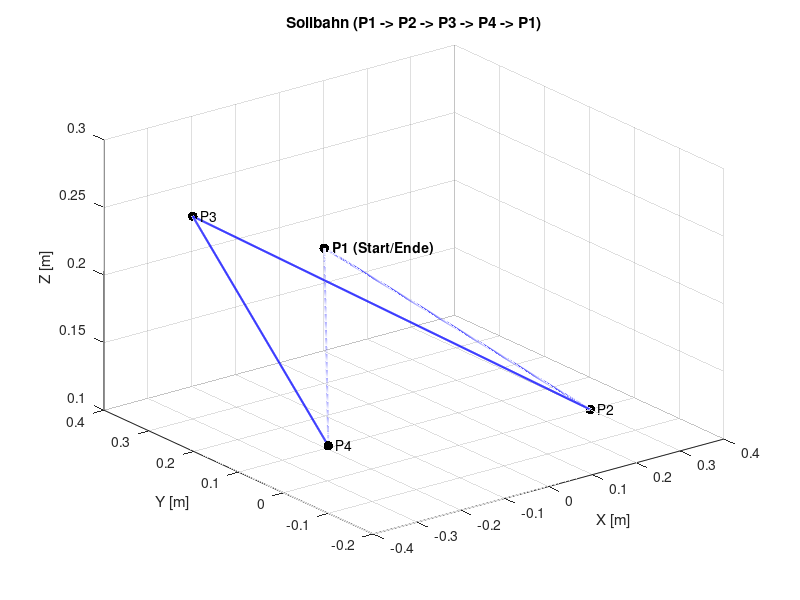
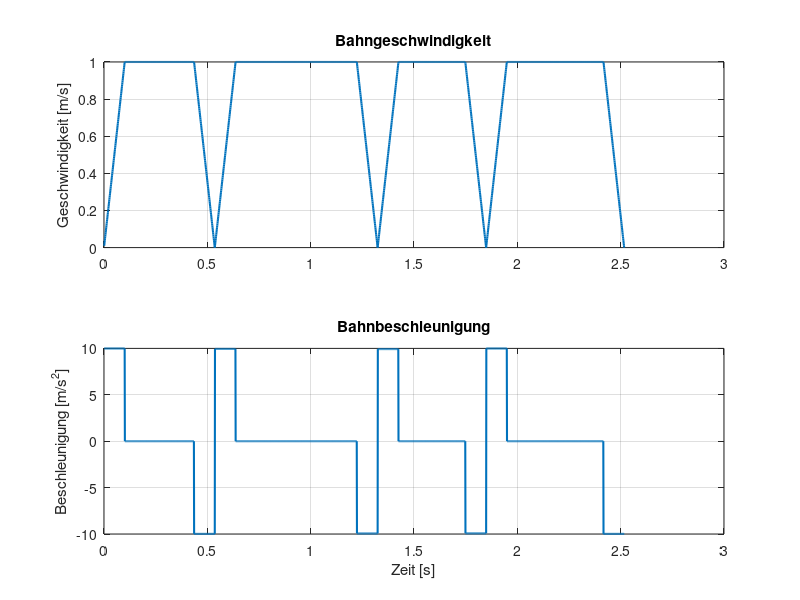
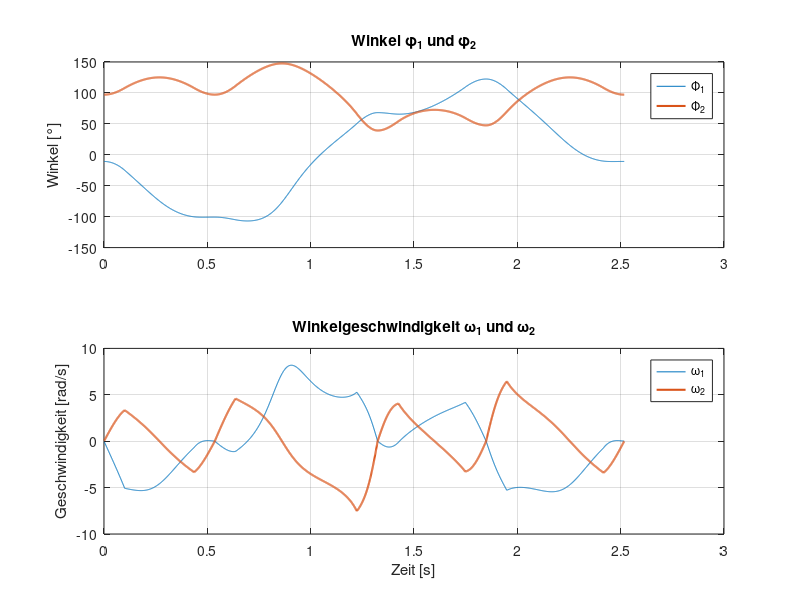

Reproduce these figures in MATLAB, in order. (Note: this script raises an error after producing the figures.)
clear all; clc; close all;

%% 1. Vorgaben und Initialisierung laut Projektauftrag
P1 = [0.0, 0.3, 0.2];
P2 = [0.3, 0.0, 0.1];
P3 = [-0.3, 0.3, 0.25];
P4 = [-0.4, -0.1, 0.15];

% Definiere die Gesamtbahn: P1 -> P2 -> P3 -> P4 -> P1
P_seq = [P1; P2; P3; P4; P1];
num_segments = size(P_seq, 1) - 1;

v_soll = 1;      % Bahngeschwindigkeit [m/s]
a_soll = 10;     % Bahnbeschleunigung [m/s^2]
ts = 1e-3;       % Abtastzeit 1ms

BahnkoordinatenGesamt = [];
t_gesamt = [];
v_gesamt = [];
a_gesamt = [];
t_aktuell = 0;

%% 2. Berechnung der Bahnpunkte (Trapezförmiges Profil)
for k = 1:num_segments
    StartP = P_seq(k, :);
    EndP   = P_seq(k+1, :);
    
    Bahn = EndP - StartP;
    Strecke = norm(Bahn);
    Richtung = Bahn ./ Strecke;
    
    ta = v_soll / a_soll;                   
    tv = (Strecke - v_soll * ta) / v_soll;  
    
    tges = ceil((2 * ta + tv) / ts) * ts;
    
    a_neu = (v_soll^2) / (v_soll * tges - Strecke);
    ta_neu = v_soll / a_neu;
    
    t_seg = (ts : ts : tges)';
    
    s_seg = zeros(length(t_seg), 1);
    v_seg = zeros(length(t_seg), 1);
    a_seg = zeros(length(t_seg), 1);
    
    for i = 1:length(t_seg)
        t = t_seg(i);
        if t <= ta_neu
            a_seg(i) = a_neu;
            v_seg(i) = a_neu * t;
            s_seg(i) = 0.5 * a_neu * t^2;
        elseif t <= (tges - ta_neu)
            a_seg(i) = 0;
            v_seg(i) = v_soll;
            s_seg(i) = 0.5 * a_neu * ta_neu^2 + v_soll * (t - ta_neu);
        else
            dt = t - (tges - ta_neu);
            a_seg(i) = -a_neu;
            v_seg(i) = v_soll - a_neu * dt;
            s_seg(i) = (0.5 * a_neu * ta_neu^2) + (v_soll * (tges - 2*ta_neu)) + (v_soll * dt - 0.5 * a_neu * dt^2);
        end
    end
    
    Bahnkoordinaten = StartP + s_seg * Richtung;
    
    BahnkoordinatenGesamt = [BahnkoordinatenGesamt; Bahnkoordinaten];
    t_gesamt = [t_gesamt; t_seg + t_aktuell];
    v_gesamt = [v_gesamt; v_seg];
    a_gesamt = [a_gesamt; a_seg];
    
    t_aktuell = t_aktuell + tges;
end

%% 3. Analytische Inverse Kinematik
l1 = 0.200; % Armlänge 1 in m
l2 = 0.250; % Armlänge 2 in m
x = BahnkoordinatenGesamt(:, 1);
y = BahnkoordinatenGesamt(:, 2);

cos_phi2 = (x.^2 + y.^2 - l1^2 - l2^2) ./ (2 * l1 * l2);
cos_phi2 = max(min(cos_phi2, 1), -1);

vecPhi2 = acos(cos_phi2); 
vecPhi1 = atan2(y, x) - atan2(l2 * sin(vecPhi2), l1 + l2 * cos_phi2);

% Winkelsprünge entfernen
vecPhi1 = unwrap(vecPhi1);
vecPhi2 = unwrap(vecPhi2);

% Einheitlicher Offset (pi/4)
phi_offset = pi/4; 
vecPhi1 = vecPhi1 - phi_offset;

% Export für SimulationX
tempVec1 = [t_gesamt, vecPhi1]; 
tempVec2 = [t_gesamt, vecPhi2]; 
dlmwrite('Phi1.txt', tempVec1, 'precision', 10);
dlmwrite('Phi2.txt', tempVec2, 'precision', 10);

%% 4. Numerische Ableitung (Geschwindigkeit)
vecPhi1_punkt = gradient(vecPhi1) / ts; 
vecPhi2_punkt = gradient(vecPhi2) / ts; 

%% 5. Plots
figure('Name', 'Bahn im Raum');
plot3(BahnkoordinatenGesamt(:,1), BahnkoordinatenGesamt(:,2), BahnkoordinatenGesamt(:,3), 'b-', 'LineWidth', 1.5)
hold on
scatter3(P_seq(:,1), P_seq(:,2), P_seq(:,3), 50, 'k', 'filled')
text(P1(1)+0.01, P1(2), P1(3), ' P1 (Start/Ende)', 'FontWeight', 'bold')
text(P2(1)+0.01, P2(2), P2(3), ' P2')
text(P3(1)+0.01, P3(2), P3(3), ' P3')
text(P4(1)+0.01, P4(2), P4(3), ' P4')
grid on
title('Sollbahn (P1 -> P2 -> P3 -> P4 -> P1)')
xlabel('X [m]'); ylabel('Y [m]'); zlabel('Z [m]')

figure('Name', 'Dynamik der Bahn');
subplot(2,1,1)
plot(t_gesamt, v_gesamt, 'LineWidth', 1.5); grid on;
title('Bahngeschwindigkeit')
ylabel('Geschwindigkeit [m/s]')
subplot(2,1,2)
plot(t_gesamt, a_gesamt, 'LineWidth', 1.5); grid on;
title('Bahnbeschleunigung')
xlabel('Zeit [s]'); ylabel('Beschleunigung [m/s^2]')

figure('Name', 'Achswinkel');
subplot(2,1,1)
plot(t_gesamt, vecPhi1*180/pi, t_gesamt, vecPhi2*180/pi, 'LineWidth', 1.5); grid on;
title('Winkel \phi_1 und \phi_2')
ylabel('Winkel [°]')
legend({'\Phi_1', '\Phi_2'}, 'Location', 'best');
subplot(2,1,2)
plot(t_gesamt, vecPhi1_punkt, t_gesamt, vecPhi2_punkt, 'LineWidth', 1.5); grid on;
title('Winkelgeschwindigkeit \omega_1 und \omega_2')
xlabel('Zeit [s]'); ylabel('Geschwindigkeit [rad/s]')
legend({'\omega_1', '\omega_2'}, 'Location', 'best');

%% 6. Überprüfung per Handrechnung
testpos = 1000; % anpassen für verschiedene Testpositionen

[v_x, v_y, x_tcp, y_tcp] = IdealWert(vecPhi1, vecPhi2, vecPhi1_punkt, vecPhi2_punkt, testpos, phi_offset);

%% LOKALE FUNKTIONEN
function [v_x, v_y, x_tcp, y_tcp] = IdealWert(vecPhi1, vecPhi2, vecPhi1_punkt, vecPhi2_punkt, testpos, phi_offset)
    l1 = 0.200;
    l2 = 0.250;
    
    % Winkel im Weltkoordinatensystem wiederherstellen (+ phi_offset)
    phi1 = vecPhi1(testpos) + phi_offset; 
    phi2 = vecPhi2(testpos);
    
    omega1 = vecPhi1_punkt(testpos);
    omega2 = vecPhi2_punkt(testpos);
    
    % Vorwärtskinematik
    x_tcp = l1 * cos(phi1) + l2 * cos(phi1 + phi2);
    y_tcp = l1 * sin(phi1) + l2 * sin(phi1 + phi2);
    
    % Jacobi-Matrix Geschwindigkeiten
    v_x = (-l1 * sin(phi1) - l2 * sin(phi1 + phi2)) * omega1 + (-l2 * sin(phi1 + phi2)) * omega2;
    v_y = (l1 * cos(phi1) + l2 * cos(phi1 + phi2)) * omega1 + (l2 * cos(phi1 + phi2)) * omega2;
    
    % Konsolenausgabe
    fprintf('\n--- ERGEBNISSE DER HANDRECHNUNG BEI t = %.3f s (INDEX %d) ---\n', testpos*1e-3, testpos);
    fprintf('Eingangswerte:\n');
    fprintf('  Phi_1:    %.5f rad (%.2f°)\n', phi1, phi1*180/pi);
    fprintf('  Phi_2:    %.5f rad (%.2f°)\n', phi2, phi2*180/pi);
    fprintf('  Omega_1:  %.5f rad/s\n', omega1);
    fprintf('  Omega_2:  %.5f rad/s\n', omega2);
    fprintf('Berechnete kartesische Werte:\n');
    fprintf('  X_tcp:    %.5f m  \n', x_tcp);
    fprintf('  Y_tcp:    %.5f m  \n', y_tcp);
    fprintf('  v_x:      %.5f m/s \n', v_x);
    fprintf('  v_y:      %.5f m/s \n\n', v_y);
end
